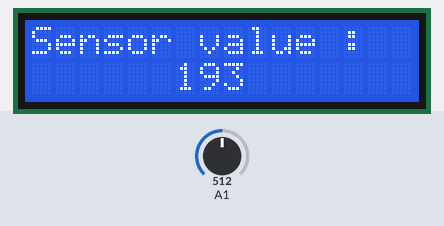
A sketch run on a simulated Arduino Uno, built with avr-gcc and run on an emulated ATmega328P. Parts: 16×2 character LCD. The inputs (shaded band) are chosen by the test bench; at power-on: A1 = 512.

Above: at 1.2 s.
1.3 s: A1 set to 716
At 2.8 s:
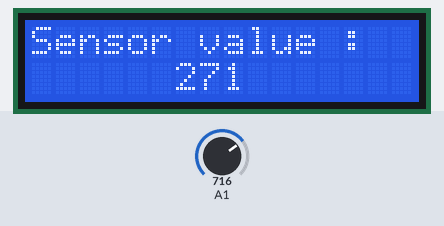
5.4 s: A1 set to 900
At 6.7 s:
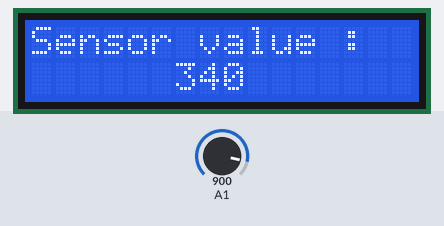
8.5 s: A1 set to 1023
At 9.6 s:
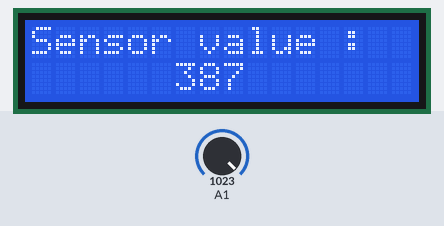
Timing chart, 0 to 11.5 s (numbered marks = the images above; inputs shaded):
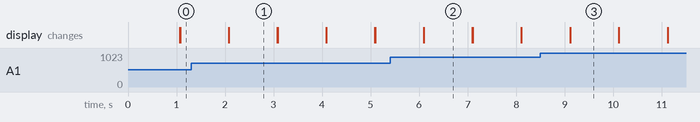

Measured:
- after the input at 1.3 s, the display: first differs from a run without the input after 0.78 s (image 1)
- after the input at 5.4 s, the display: first differs from a run without the input after 0.70 s (image 2)
- after the input at 8.5 s, the display: first differs from a run without the input after 0.61 s (image 3)
- what the display in image 1 shows lasts 1.0 s, from 2.1 s to 3.1 s

The sketch:

watarsensor_manuel.ino
```cpp
/**
 * Code de base pour l'utilisation de la shield Arduino LCD de DFRobots (LCD uniquement).
 */

/* Dépendances */
#include <LiquidCrystal.h>


/** Objet LiquidCrystal pour communication avec l'écran LCD */
LiquidCrystal lcd(8, 9, 4, 5, 6, 7);


/** Fonction setup() */
void setup() {
 lcd.begin(16, 2);
 lcd.print("HubIS sensor v1.0");
}

/** Fonction loop() */
void loop() {
 lcd.setCursor(0,0);
 lcd.print("Sensor value :");
 lcd.setCursor(6,1);
 lcd.print(int(analogRead(A1)/3.3*5/4));
 delay(1000);
 lcd.clear();

 }
```
